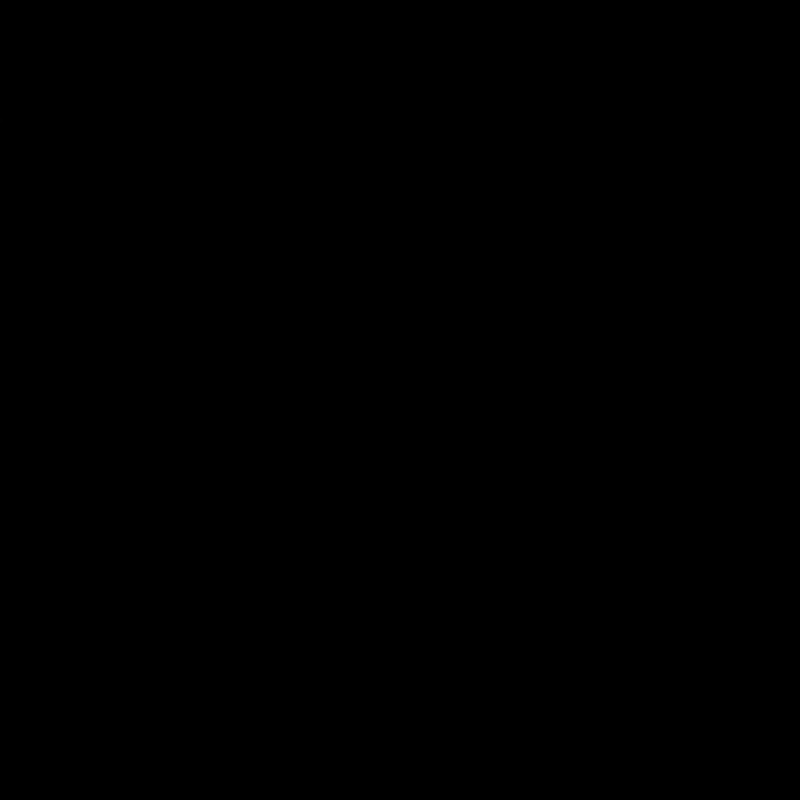
Frame 1 (no input)
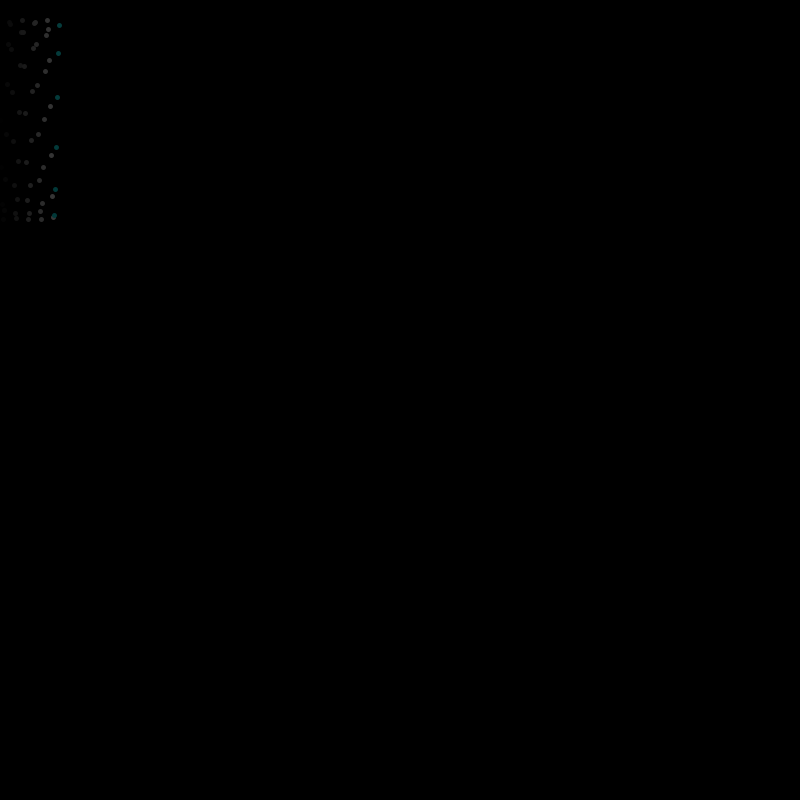
Frame 60 (the mouse pressed at the canvas centre just before this capture)
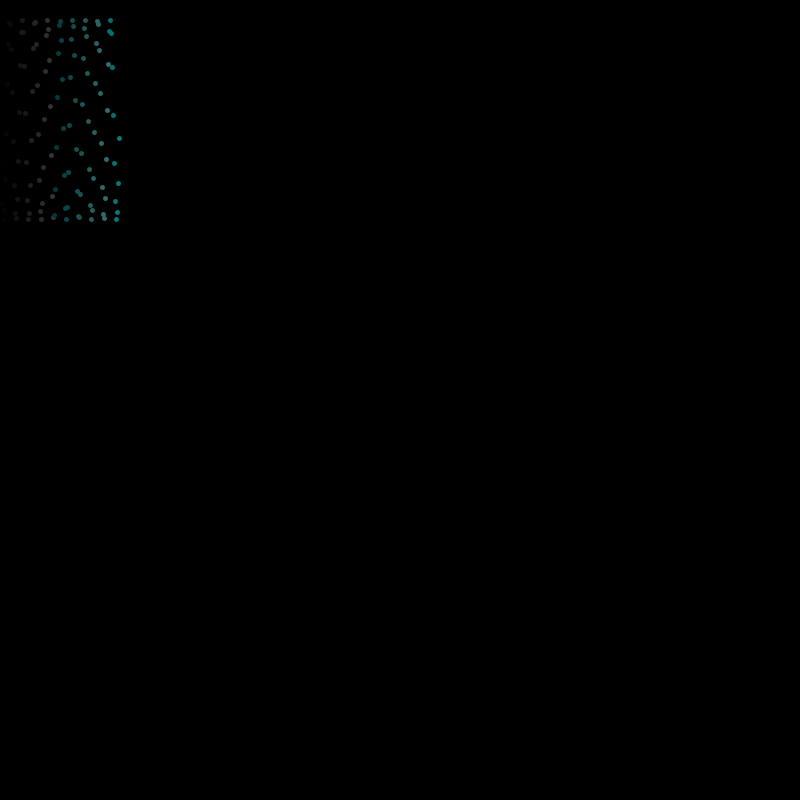
Frame 120 (the mouse held since frame 60 and released just before this capture)

The Processing sketch that drew these frames (run headless with seeded random() and noise(); from frame 60 on, the mouse is pressed at the canvas centre):

// Processing sketch: sketch_181128a
// ── sketch_181128a.pde
float t;
float s;
float k;
void setup() {
  size(800, 800);
  background(0);
}


void draw() {  
  stroke(frameCount%55, frameCount%155, frameCount%255);
  strokeWeight(5);
  point(x(t), y(s) + k + 120);
  t++;
  s++;
  if (t > width) {
    t = 0; 
    k += 220;
  }
}

float x (float t) {
  return t;
}
float y (float s) {
  return sin(s / 2) * 100;
}
